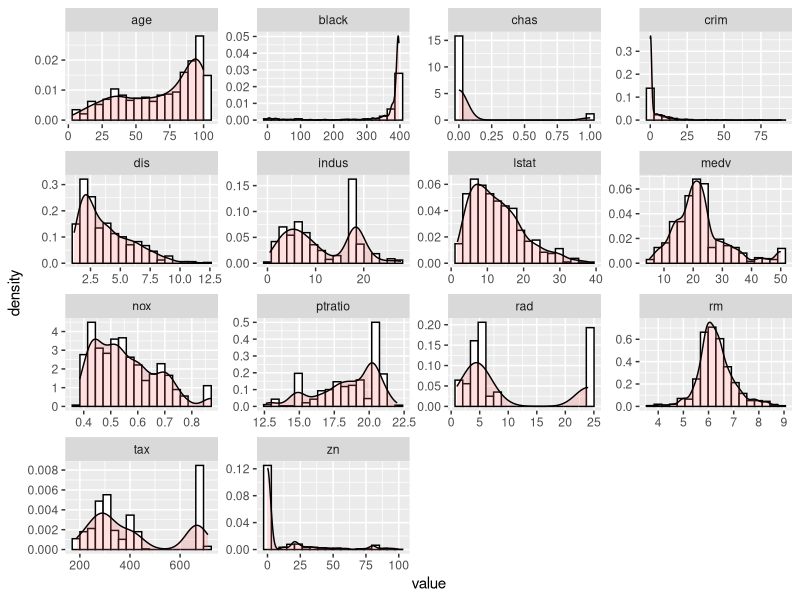
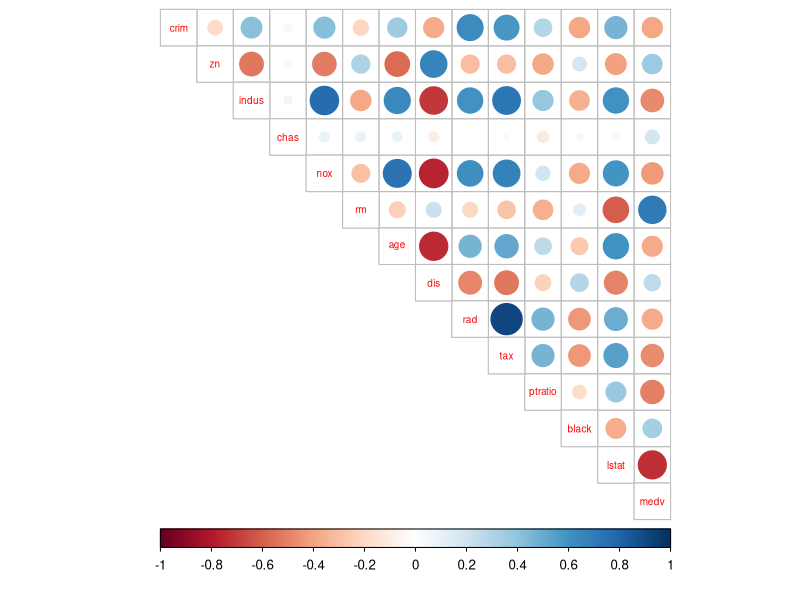
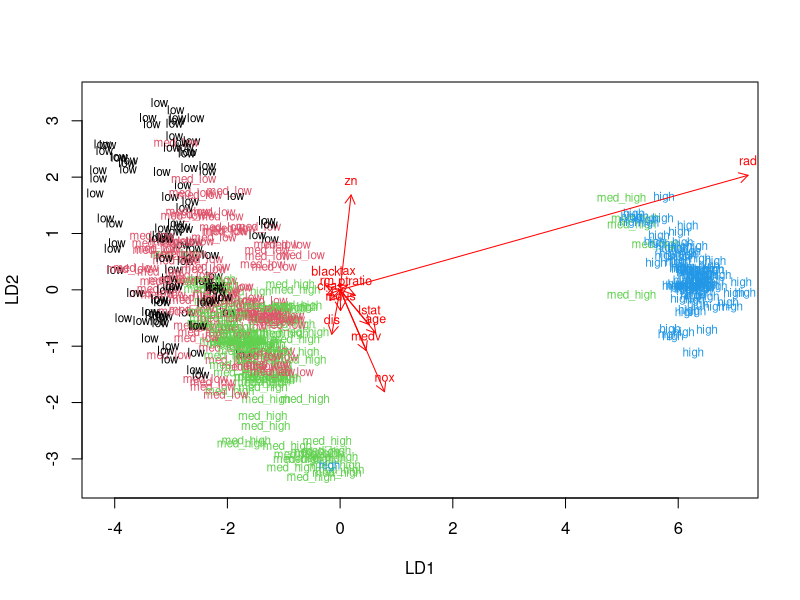
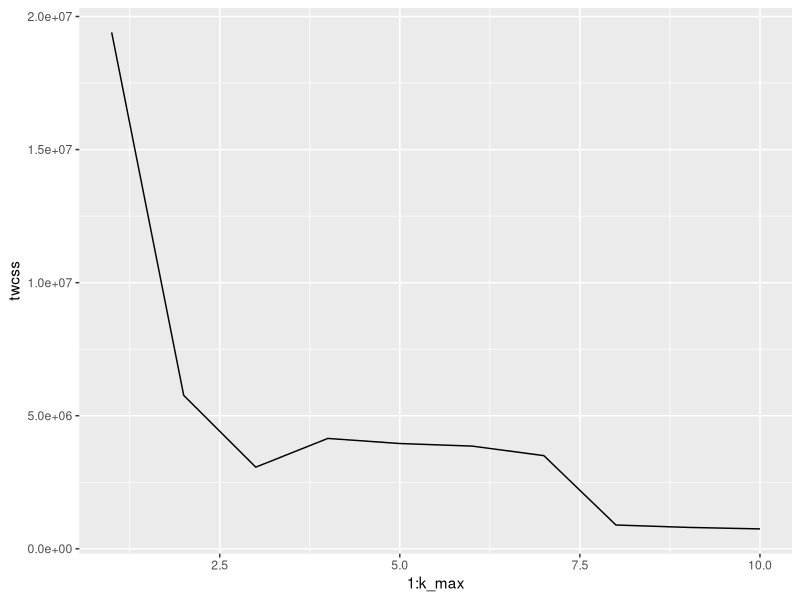
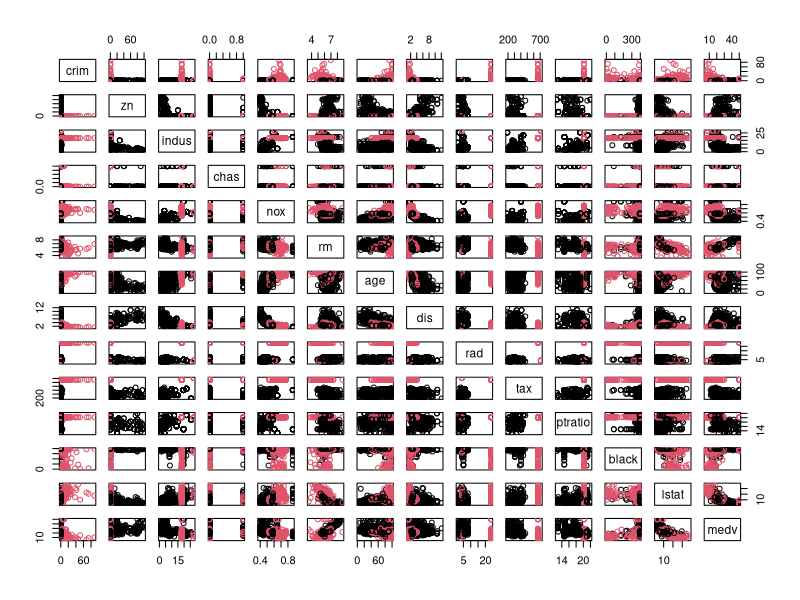
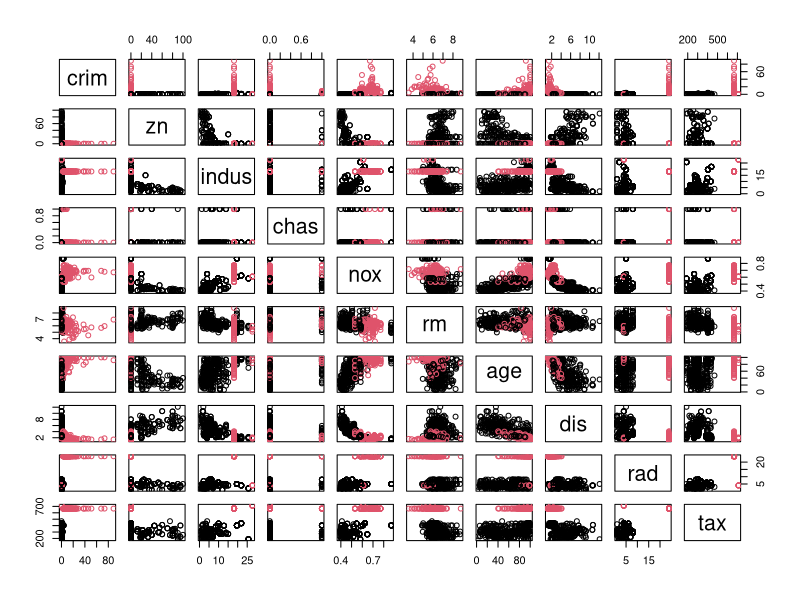
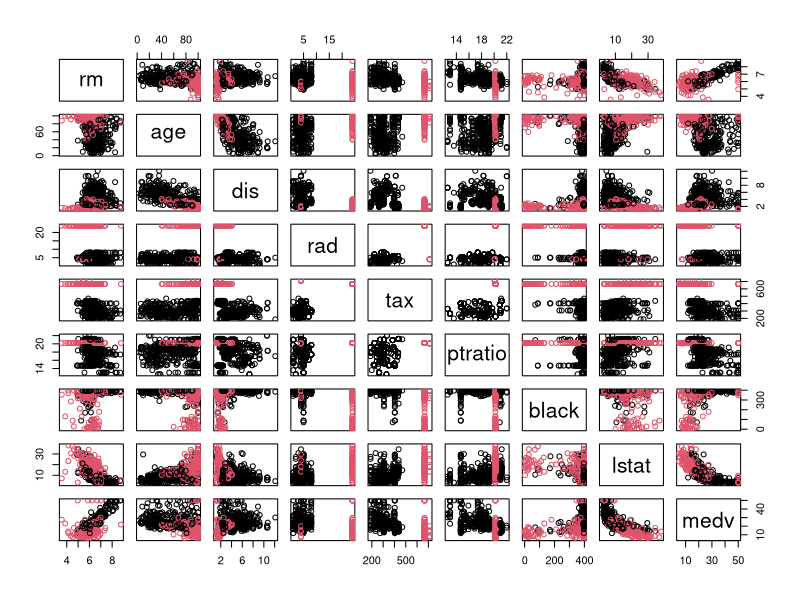

Reproduce these figures in R, in order.
## ---- chunk 1

library(MASS)

# load the data
data("Boston")
str(Boston)
dim(Boston)

## ---- chunk 2
# access the following packages
library(tidyr); library(dplyr); library(ggplot2); library(GGally); library(corrplot)

summary(Boston)

## ---- chunk 3

# A bar plot of each variable
gather(Boston) %>% ggplot(aes(value)) + facet_wrap("key", scales = "free") + 
  geom_histogram(aes(y = ..density..), 
                   colour="black", fill="white", bins = 18,) +
  geom_density(alpha = 0.2, fill = "#FF6666")

## ---- chunk 4

# calculate the correlation matrix and round it
cor_matrix<-cor(Boston) %>% round(digits = 2)

# visualize the correlation matrix
corrplot(cor_matrix, method="circle", type="upper", cl.pos="b", tl.pos="d", tl.cex = 0.6)

## ---- chunk 5
#standardizing Boston data 
boston_scaled <- scale(Boston)

# summaries of the scaled variables
summary(boston_scaled)

# class of the boston_scaled object
class(boston_scaled)

# change the object to data frame
boston_scaled <- as.data.frame(boston_scaled)
## ---- chunk 6

# summary of the scaled crime rate
summary(boston_scaled$crim)

# create a quantile vector of crim and print it
bins <- quantile(boston_scaled$crim)
bins

# create a categorical variable 'crime'
crime <- cut(boston_scaled$crim, breaks = bins, include.lowest = TRUE, label=c("low", "med_low", "med_high", "high"))

# look at the table of the new factor crime
table(crime)

# remove original crim from the dataset
boston_scaled <- dplyr::select(boston_scaled, -crim)

# add the new categorical value to scaled data
boston_scaled <- data.frame(boston_scaled, crime)
## ---- chunk 7

# number of rows in the Boston dataset 
n <- nrow(boston_scaled)

# choose randomly 80% of the rows
ind <- sample(n,  size = n * 0.8)

# create train set
train <- boston_scaled[ind,]

# create test set 
test <- boston_scaled[-ind,]

## ---- chunk 8
# linear discriminant analysis
lda.fit <- lda(crime ~ ., data = train)

# print the lda.fit object
lda.fit

## ---- chunk 9
# the function for lda biplot arrows
lda.arrows <- function(x, myscale = 1, arrow_heads = 0.1, color = "red", tex = 0.75, choices = c(1,2)){
  heads <- coef(x)
  arrows(x0 = 0, y0 = 0, 
         x1 = myscale * heads[,choices[1]], 
         y1 = myscale * heads[,choices[2]], col=color, length = arrow_heads)
  text(myscale * heads[,choices], labels = row.names(heads), 
       cex = tex, col=color, pos=3)
}

# target classes as numeric
classes <- as.numeric(train$crime)

# plot the lda results
plot(lda.fit, dimen = 2, col = classes, pch = classes)
lda.arrows(lda.fit, myscale = 2.3)

## ---- chunk 10

# save the correct classes from test data
correct_classes <- test$crime

# remove the crime variable from test data
test <- dplyr::select(test, -crime)

# predict classes with test data
lda.pred <- predict(lda.fit, newdata = test)

# cross tabulate the results
table(correct = correct_classes, predicted = lda.pred$class)

## ---- chunk 11

# reload the data
data("Boston")

#standardizing Boston data 
boston_scaled <- scale(Boston)

# change the object to data frame
boston_scaled <- as.data.frame(boston_scaled)

# euclidean distance matrix
dist_eu <- dist(Boston)

# look at the summary of the distances
summary(dist_eu)

## ---- chunk 12
km <-kmeans(Boston, centers = 3)

## ---- chunk 13
set.seed(123)

# determine the number of clusters
k_max <- 10

# calculate the total within sum of squares
twcss <- sapply(1:k_max, function(k){kmeans(Boston, k)$tot.withinss})

# visualize the results
qplot(x = 1:k_max, y = twcss, geom = 'line')

## ---- chunk 14

# k-means clustering
km <-kmeans(Boston, centers = 2)

#setting the cluster variable as categorical
class(km$cluster)
km$cluster <- as.factor(km$cluster)

# plot the Boston dataset with clusters
pairs(Boston, col = km$cluster) 

#taking a closer look at the clusters in the data
pairs(Boston[1:10], col = km$cluster)
pairs(Boston[6:14], col = km$cluster)


